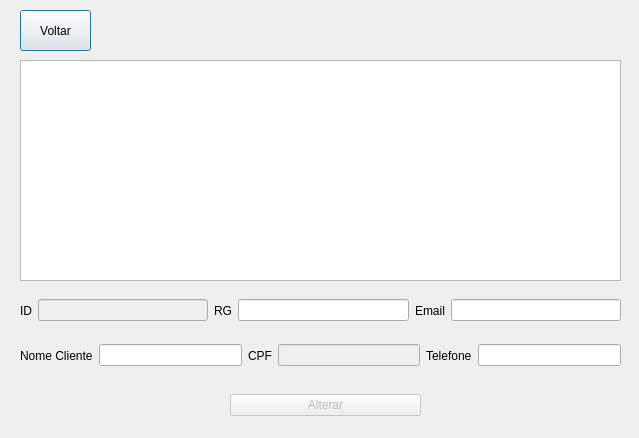
<?xml version="1.0" encoding="UTF-8"?>
<ui version="4.0">
 <class>TelaListarClienteFisico</class>
 <widget class="QDialog" name="TelaListarClienteFisico">
  <property name="geometry">
   <rect>
    <x>0</x>
    <y>0</y>
    <width>639</width>
    <height>438</height>
   </rect>
  </property>
  <property name="windowTitle">
   <string>Dialog</string>
  </property>
  <widget class="QPushButton" name="Voltar">
   <property name="geometry">
    <rect>
     <x>20</x>
     <y>10</y>
     <width>71</width>
     <height>41</height>
    </rect>
   </property>
   <property name="text">
    <string>Voltar</string>
   </property>
  </widget>
  <widget class="QTableWidget" name="tblClienteFisico">
   <property name="geometry">
    <rect>
     <x>20</x>
     <y>60</y>
     <width>601</width>
     <height>221</height>
    </rect>
   </property>
   <property name="selectionMode">
    <enum>QAbstractItemView::SingleSelection</enum>
   </property>
   <property name="selectionBehavior">
    <enum>QAbstractItemView::SelectRows</enum>
   </property>
   <attribute name="horizontalHeaderVisible">
    <bool>false</bool>
   </attribute>
  </widget>
  <widget class="QWidget" name="horizontalLayoutWidget">
   <property name="geometry">
    <rect>
     <x>20</x>
     <y>290</y>
     <width>601</width>
     <height>41</height>
    </rect>
   </property>
   <layout class="QHBoxLayout" name="horizontalLayout">
    <item>
     <widget class="QLabel" name="label_3">
      <property name="text">
       <string>ID</string>
      </property>
     </widget>
    </item>
    <item>
     <widget class="QLineEdit" name="txtID">
      <property name="enabled">
       <bool>false</bool>
      </property>
     </widget>
    </item>
    <item>
     <widget class="QLabel" name="label_6">
      <property name="text">
       <string>RG</string>
      </property>
     </widget>
    </item>
    <item>
     <widget class="QLineEdit" name="txtRg">
      <property name="text">
       <string/>
      </property>
     </widget>
    </item>
    <item>
     <widget class="QLabel" name="label_4">
      <property name="text">
       <string>Email</string>
      </property>
     </widget>
    </item>
    <item>
     <widget class="QLineEdit" name="txtEmail"/>
    </item>
   </layout>
  </widget>
  <widget class="QWidget" name="horizontalLayoutWidget_2">
   <property name="geometry">
    <rect>
     <x>20</x>
     <y>340</y>
     <width>601</width>
     <height>31</height>
    </rect>
   </property>
   <layout class="QHBoxLayout" name="horizontalLayout_2">
    <item>
     <widget class="QLabel" name="label_2">
      <property name="text">
       <string>Nome Cliente</string>
      </property>
     </widget>
    </item>
    <item>
     <widget class="QLineEdit" name="txtNomeCliente"/>
    </item>
    <item>
     <widget class="QLabel" name="label_5">
      <property name="text">
       <string>CPF</string>
      </property>
     </widget>
    </item>
    <item>
     <widget class="QLineEdit" name="txtCpf">
      <property name="enabled">
       <bool>false</bool>
      </property>
      <property name="text">
       <string/>
      </property>
     </widget>
    </item>
    <item>
     <widget class="QLabel" name="label_7">
      <property name="text">
       <string>Telefone</string>
      </property>
     </widget>
    </item>
    <item>
     <widget class="QLineEdit" name="txtTelefone">
      <property name="text">
       <string/>
      </property>
     </widget>
    </item>
   </layout>
  </widget>
  <widget class="QWidget" name="verticalLayoutWidget">
   <property name="geometry">
    <rect>
     <x>230</x>
     <y>380</y>
     <width>191</width>
     <height>51</height>
    </rect>
   </property>
   <layout class="QVBoxLayout" name="verticalLayout">
    <item>
     <widget class="QPushButton" name="pushButton_Alterar">
      <property name="enabled">
       <bool>false</bool>
      </property>
      <property name="text">
       <string>Alterar</string>
      </property>
     </widget>
    </item>
   </layout>
  </widget>
 </widget>
 <resources/>
 <connections/>
</ui>
